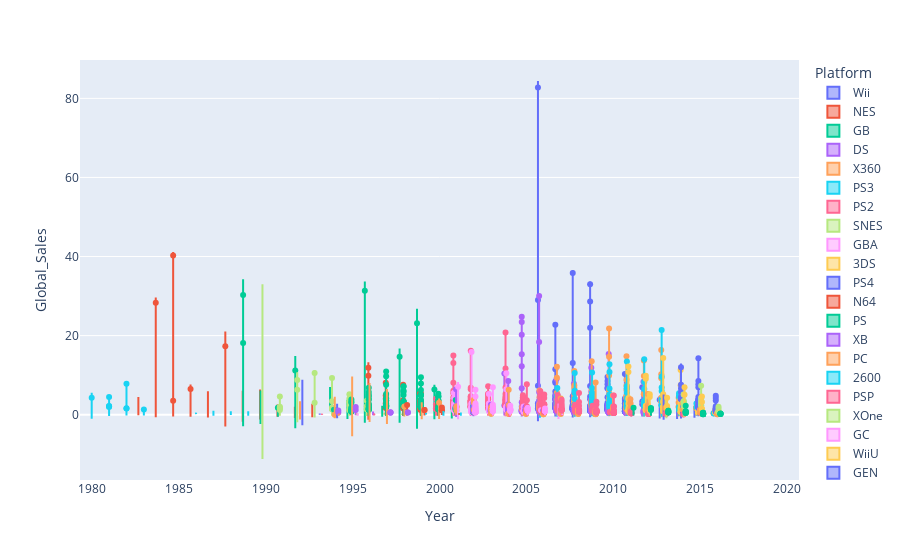

Write notebook code for a chart like this one.
### Code cell
px.violin(df, x="Year", y="Global_Sales", color="Platform" , points=)

### Figure 1 — Plotly figure (JSON) as saved in the notebook; plotly's stock layout.template omitted (floating-point values rounded to 4 significant figures; data arrays with more than 128 entries replaced by an {"elided": "..."} marker saying what was removed)
{"data": [{"alignmentgroup": "True", "box": {"visible": false}, "hovertemplate": "Platform=Wii<br>Year=%{x}<br>Global_Sales=%{y}<extra></extra>", "legendgroup": "Wii", "marker": {"color": "#636efa"}, "name": "Wii", "offsetgroup": "Wii", "orientation": "v", "scalegroup": "True", "showlegend": true, "type": "violin", "x": {"elided": "1325 int values"}, "x0": " ", "xaxis": "x", "y": {"elided": "1325 float values"}, "y0": " ", "yaxis": "y"}, {"alignmentgroup": "True", "box": {"visible": false}, "hovertemplate": "Platform=NES<br>Year=%{x}<br>Global_Sales=%{y}<extra></extra>", "legendgroup": "NES", "marker": {"color": "#EF553B"}, "name": "NES", "offsetgroup": "NES", "orientation": "v", "scalegroup": "True", "showlegend": true, "type": "violin", "x": [1985, 1984, 1988, 1988, 1986, 1988, 1990, 1987, 1989, 1984, 1984, 1988, 1985, 1983, 1990, 1986, 1987, 1986, 1986, 1987, 1986, 1988, 1987, 1983, 1990, 1986, 1984, 1987, 1983, 1988, 1986, 1985, 1984, 1986, 1991, 1993, 1989, 1986, 1988, 1984, 1984, 1988, 1985, 1986, 1990, 1984, 1987, 1990, 1991, 1986, 1985, 1984, 1988, 1987, 1986, 1984, 1986, 1986, 1990, 1988, 1990, 1986, 1986, 1983, 1992, 1983, 1984, 1989, 1983, 1986, 1985, 1985, 1985, 1991, 1993, 1986, 1991, 1987, 1985, 1989, 1987, 1984, 1987, 1992, 1988, 1984, 1986, 1993, 1985, 1991, 1985, 1993, 1991, 1990, 1991, 1994, 1992, 1989], "x0": " ", "xaxis": "x", "y": [40.24, 28.31, 17.28, 7.46, 6.51, 5.58, 4.85, 4.38, 4.17, 4.16, 4.01, 3.87, 3.5, 3.2, 3.12, 3.08, 3.02, 2.73, 2.65, 2.56, 2.52, 2.42, 2.4, 2.28, 2.23, 2.2, 2.17, 2.15, 2.14, 2.14, 1.96, 1.96, 1.85, 1.76, 1.75, 1.75, 1.67, 1.64, 1.56, 1.52, 1.52, 1.51, 1.5, 1.5, 1.48, 1.45, 1.42, 1.4, 1.39, 1.36, 1.32, 1.27, 1.25, 1.25, 1.23, 1.22, 1.2, 1.2, 1.19, 1.18, 1.17, 1.15, 1.14, 1.13, 1.12, 1.11, 1.1, 1.1, 1.1, 1.05, 1.05, 1.03, 1, 1, 0.98, 0.96, 0.93, 0.93, 0.92, 0.85, 0.84, 0.82, 0.81, 0.79, 0.76, 0.69, 0.57, 0.52, 0.51, 0.44, 0.41, 0.36, 0.32, 0.3, 0.28, 0.11, 0.07, 0.06], "y0": " ", "yaxis": "y"}, {"alignmentgroup": "True", "box": {"visible": false}, "hovertemplate": "Platform=GB<br>Year=%{x}<br>Global_Sales=%{y}<extra></extra>", "legendgroup": "GB", "marker": {"color": "#00cc96"}, "name": "GB", "offsetgroup": "GB", "orientation": "v", "scalegroup": "True", "showlegend": true, "type": "violin", "x": [1996, 1989, 1999, 1989, 1998, 1992, 2000, 1989, 1999, 1994, 1992, 1999, 1994, 1992, 1998, 1990, 1994, 1995, 1996, 1998, 1998, 2000, 1992, 2000, 2000, 1989, 1989, 1989, 1998, 2001, 2001, 1991, 2001, 1992, 1989, 1998, 2001, 1997, 1996, 1997, 1988, 2000, 1989, 1992, 2000, 1997, 1999, 1989, 2000, 1990, 1991, 1999, 1989, null, 1997, 2001, 2000, 2000, 1999, 1991, 1991, 1995, 2001, 1999, 1997, 2001, 1998, 1991, 1997, 1996, 1990, 1995, 1999, 1995, 1999, 1991, 1991, 2000, 1996, 2000, 2000, 1997, 1992, 1996, 1997, 2000, 1991, 1999, 2000, 2001, 2000, 1999, 2001, 2000, 2001, 2000, 1998, 1991], "x0": " ", "xaxis": "x", "y": [31.37, 30.26, 23.1, 18.14, 14.64, 11.18, 6.39, 5.34, 5.31, 5.19, 5.13, 5.07, 3.91, 3.83, 3.7, 3.41, 3.07, 2.36, 2.35, 2.35, 2.22, 2.2, 2.19, 2.19, 2.18, 2.12, 1.99, 1.94, 1.93, 1.92, 1.86, 1.76, 1.73, 1.68, 1.61, 1.61, 1.56, 1.48, 1.45, 1.45, 1.43, 1.33, 1.28, 1.24, 1.23, 1.22, 1.22, 1.2, 1.18, 1.15, 1.14, 1.1, 1.1, 1.03, 1, 0.89, 0.83, 0.81, 0.77, 0.76, 0.73, 0.62, 0.56, 0.54, 0.4, 0.39, 0.38, 0.38, 0.37, 0.35, 0.33, 0.32, 0.31, 0.3, 0.3, 0.28, 0.28, 0.28, 0.27, 0.27, 0.25, 0.23, 0.23, 0.23, 0.22, 0.2, 0.18, 0.17, 0.14, 0.14, 0.14, 0.12, 0.12, 0.07, 0.07, 0.07, 0.07, 0.06], "y0": " ", "yaxis": "y"}, {"alignmentgroup": "True", "box": {"visible": false}, "hovertemplate": "Platform=DS<br>Year=%{x}<br>Global_Sales=%{y}<extra></extra>", "legendgroup": "DS", "marker": {"color": "#ab63fa"}, "name": "DS", "offsetgroup": "DS", "orientation": "v", "scalegroup": "True", "showlegend": true, "type": "violin", "x": {"elided": "2163 int values"}, "x0": " ", "xaxis": "x", "y": {"elided": "2163 float values"}, "y0": " ", "yaxis": "y"}, {"alignmentgroup": "True", "box": {"visible": false}, "hovertemplate": "Platform=X360<br>Year=%{x}<br>Global_Sales=%{y}<extra></extra>", "legendgroup": "X360", "marker": {"color": "#FFA15A"}, "name": "X360", "offsetgroup": "X360", "orientation": "v", "scalegroup": "True", "showlegend": true, "type": "violin", "x": {"elided": "1265 int values"}, "x0": " ", "xaxis": "x", "y": {"elided": "1265 float values"}, "y0": " ", "yaxis": "y"}, {"alignmentgroup": "True", "box": {"visible": false}, "hovertemplate": "Platform=PS3<br>Year=%{x}<br>Global_Sales=%{y}<extra></extra>", "legendgroup": "PS3", "marker": {"color": "#19d3f3"}, "name": "PS3", "offsetgroup": "PS3", "orientation": "v", "scalegroup": "True", "showlegend": true, "type": "violin", "x": {"elided": "1329 int values"}, "x0": " ", "xaxis": "x", "y": {"elided": "1329 float values"}, "y0": " ", "yaxis": "y"}, {"alignmentgroup": "True", "box": {"visible": false}, "hovertemplate": "Platform=PS2<br>Year=%{x}<br>Global_Sales=%{y}<extra></extra>", "legendgroup": "PS2", "marker": {"color": "#FF6692"}, "name": "PS2", "offsetgroup": "PS2", "orientation": "v", "scalegroup": "True", "showlegend": true, "type": "violin", "x": {"elided": "2161 int values"}, "x0": " ", "xaxis": "x", "y": {"elided": "2161 float values"}, "y0": " ", "yaxis": "y"}, {"alignmentgroup": "True", "box": {"visible": false}, "hovertemplate": "Platform=SNES<br>Year=%{x}<br>Global_Sales=%{y}<extra></extra>", "legendgroup": "SNES", "marker": {"color": "#B6E880"}, "name": "SNES", "offsetgroup": "SNES", "orientation": "v", "scalegroup": "True", "showlegend": true, "type": "violin", "x": {"elided": "239 int values"}, "x0": " ", "xaxis": "x", "y": {"elided": "239 float values"}, "y0": " ", "yaxis": "y"}, {"alignmentgroup": "True", "box": {"visible": false}, "hovertemplate": "Platform=GBA<br>Year=%{x}<br>Global_Sales=%{y}<extra></extra>", "legendgroup": "GBA", "marker": {"color": "#FF97FF"}, "name": "GBA", "offsetgroup": "GBA", "orientation": "v", "scalegroup": "True", "showlegend": true, "type": "violin", "x": {"elided": "822 int values"}, "x0": " ", "xaxis": "x", "y": {"elided": "822 float values"}, "y0": " ", "yaxis": "y"}, {"alignmentgroup": "True", "box": {"visible": false}, "hovertemplate": "Platform=3DS<br>Year=%{x}<br>Global_Sales=%{y}<extra></extra>", "legendgroup": "3DS", "marker": {"color": "#FECB52"}, "name": "3DS", "offsetgroup": "3DS", "orientation": "v", "scalegroup": "True", "showlegend": true, "type": "violin", "x": {"elided": "509 int values"}, "x0": " ", "xaxis": "x", "y": {"elided": "509 float values"}, "y0": " ", "yaxis": "y"}, {"alignmentgroup": "True", "box": {"visible": false}, "hovertemplate": "Platform=PS4<br>Year=%{x}<br>Global_Sales=%{y}<extra></extra>", "legendgroup": "PS4", "marker": {"color": "#636efa"}, "name": "PS4", "offsetgroup": "PS4", "orientation": "v", "scalegroup": "True", "showlegend": true, "type": "violin", "x": {"elided": "336 int values"}, "x0": " ", "xaxis": "x", "y": {"elided": "336 float values"}, "y0": " ", "yaxis": "y"}, {"alignmentgroup": "True", "box": {"visible": false}, "hovertemplate": "Platform=N64<br>Year=%{x}<br>Global_Sales=%{y}<extra></extra>", "legendgroup": "N64", "marker": {"color": "#EF553B"}, "name": "N64", "offsetgroup": "N64", "orientation": "v", "scalegroup": "True", "showlegend": true, "type": "violin", "x": {"elided": "319 int values"}, "x0": " ", "xaxis": "x", "y": {"elided": "319 float values"}, "y0": " ", "yaxis": "y"}, {"alignmentgroup": "True", "box": {"visible": false}, "hovertemplate": "Platform=PS<br>Year=%{x}<br>Global_Sales=%{y}<extra></extra>", "legendgroup": "PS", "marker": {"color": "#00cc96"}, "name": "PS", "offsetgroup": "PS", "orientation": "v", "scalegroup": "True", "showlegend": true, "type": "violin", "x": {"elided": "1196 int values"}, "x0": " ", "xaxis": "x", "y": {"elided": "1196 float values"}, "y0": " ", "yaxis": "y"}, {"alignmentgroup": "True", "box": {"visible": false}, "hovertemplate": "Platform=XB<br>Year=%{x}<br>Global_Sales=%{y}<extra></extra>", "legendgroup": "XB", "marker": {"color": "#ab63fa"}, "name": "XB", "offsetgroup": "XB", "orientation": "v", "scalegroup": "True", "showlegend": true, "type": "violin", "x": {"elided": "824 int values"}, "x0": " ", "xaxis": "x", "y": {"elided": "824 float values"}, "y0": " ", "yaxis": "y"}, {"alignmentgroup": "True", "box": {"visible": false}, "hovertemplate": "Platform=PC<br>Year=%{x}<br>Global_Sales=%{y}<extra></extra>", "legendgroup": "PC", "marker": {"color": "#FFA15A"}, "name": "PC", "offsetgroup": "PC", "orientation": "v", "scalegroup": "True", "showlegend": true, "type": "violin", "x": {"elided": "960 int values"}, "x0": " ", "xaxis": "x", "y": {"elided": "960 float values"}, "y0": " ", "yaxis": "y"}, {"alignmentgroup": "True", "box": {"visible": false}, "hovertemplate": "Platform=2600<br>Year=%{x}<br>Global_Sales=%{y}<extra></extra>", "legendgroup": "2600", "marker": {"color": "#19d3f3"}, "name": "2600", "offsetgroup": "2600", "orientation": "v", "scalegroup": "True", "showlegend": true, "type": "violin", "x": {"elided": "133 int values"}, "x0": " ", "xaxis": "x", "y": {"elided": "133 float values"}, "y0": " ", "yaxis": "y"}, {"alignmentgroup": "True", "box": {"visible": false}, "hovertemplate": "Platform=PSP<br>Year=%{x}<br>Global_Sales=%{y}<extra></extra>", "legendgroup": "PSP", "marker": {"color": "#FF6692"}, "name": "PSP", "offsetgroup": "PSP", "orientation": "v", "scalegroup": "True", "showlegend": true, "type": "violin", "x": {"elided": "1213 int values"}, "x0": " ", "xaxis": "x", "y": {"elided": "1213 float values"}, "y0": " ", "yaxis": "y"}, {"alignmentgroup": "True", "box": {"visible": false}, "hovertemplate": "Platform=XOne<br>Year=%{x}<br>Global_Sales=%{y}<extra></extra>", "legendgroup": "XOne", "marker": {"color": "#B6E880"}, "name": "XOne", "offsetgroup": "XOne", "orientation": "v", "scalegroup": "True", "showlegend": true, "type": "violin", "x": {"elided": "213 int values"}, "x0": " ", "xaxis": "x", "y": {"elided": "213 float values"}, "y0": " ", "yaxis": "y"}, {"alignmentgroup": "True", "box": {"visible": false}, "hovertemplate": "Platform=GC<br>Year=%{x}<br>Global_Sales=%{y}<extra></extra>", "legendgroup": "GC", "marker": {"color": "#FF97FF"}, "name": "GC", "offsetgroup": "GC", "orientation": "v", "scalegroup": "True", "showlegend": true, "type": "violin", "x": {"elided": "556 int values"}, "x0": " ", "xaxis": "x", "y": {"elided": "556 float values"}, "y0": " ", "yaxis": "y"}, {"alignmentgroup": "True", "box": {"visible": false}, "hovertemplate": "Platform=WiiU<br>Year=%{x}<br>Global_Sales=%{y}<extra></extra>", "legendgroup": "WiiU", "marker": {"color": "#FECB52"}, "name": "WiiU", "offsetgroup": "WiiU", "orientation": "v", "scalegroup": "True", "showlegend": true, "type": "violin", "x": {"elided": "143 int values"}, "x0": " ", "xaxis": "x", "y": {"elided": "143 float values"}, "y0": " ", "yaxis": "y"}, {"alignmentgroup": "True", "box": {"visible": false}, "hovertemplate": "Platform=GEN<br>Year=%{x}<br>Global_Sales=%{y}<extra></extra>", "legendgroup": "GEN", "marker": {"color": "#636efa"}, "name": "GEN", "offsetgroup": "GEN", "orientation": "v", "scalegroup": "True", "showlegend": true, "type": "violin", "x": [1992, 1991, 1992, 1990, 1992, 1994, 1994, 1992, 1994, 1994, 1994, 1994, 1993, 1993, 1994, 1992, 1992, 1994, 1994, 1993, 1993, 1993, 1993, 1993, 1994, 1994, 1994], "x0": " ", "xaxis": "x", "y": [6.03, 4.34, 2.67, 2.6, 2.05, 1.82, 1.76, 1.66, 1.41, 1.34, 1.11, 0.26, 0.19, 0.15, 0.14, 0.13, 0.12, 0.08, 0.08, 0.07, 0.07, 0.07, 0.05, 0.05, 0.04, 0.04, 0.03], "y0": " ", "yaxis": "y"}, {"alignmentgroup": "True", "box": {"visible": false}, "hovertemplate": "Platform=DC<br>Year=%{x}<br>Global_Sales=%{y}<extra></extra>", "legendgroup": "DC", "marker": {"color": "#EF553B"}, "name": "DC", "offsetgroup": "DC", "orientation": "v", "scalegroup": "True", "showlegend": true, "type": "violin", "x": [1998, 2000, 1999, 1999, 2000, 2000, 1999, 1999, 1998, 1999, 1999, 2001, 1999, 2002, 1998, 1999, 2000, 2000, 2000, 2001, 2000, 1999, 2001, 1998, 2000, 2000, 2000, 2001, 2001, 2000, 1999, 1999, 1999, 2000, 2000, 1999, 2000, 1998, 2000, 2000, 2001, 1998, 2000, 1998, 2000, 2000, 1999, 2001, 2001, 2008, 2000, 2007], "x0": " ", "xaxis": "x", "y": [2.42, 1.81, 1.2, 1.18, 1.14, 1.09, 0.52, 0.41, 0.37, 0.36, 0.34, 0.33, 0.32, 0.29, 0.26, 0.23, 0.22, 0.2, 0.2, 0.19, 0.18, 0.17, 0.15, 0.14, 0.14, 0.14, 0.13, 0.12, 0.12, 0.11, 0.1, 0.1, 0.1, 0.1, 0.09, 0.09, 0.08, 0.08, 0.08, 0.07, 0.07, 0.06, 0.06, 0.06, 0.06, 0.05, 0.05, 0.05, 0.04, 0.04, 0.04, 0.02], "y0": " ", "yaxis": "y"}, {"alignmentgroup": "True", "box": {"visible": false}, "hovertemplate": "Platform=PSV<br>Year=%{x}<br>Global_Sales=%{y}<extra></extra>", "legendgroup": "PSV", "marker": {"color": "#00cc96"}, "name": "PSV", "offsetgroup": "PSV", "orientation": "v", "scalegroup": "True", "showlegend": true, "type": "violin", "x": {"elided": "413 int values"}, "x0": " ", "xaxis": "x", "y": {"elided": "413 float values"}, "y0": " ", "yaxis": "y"}, {"alignmentgroup": "True", "box": {"visible": false}, "hovertemplate": "Platform=SAT<br>Year=%{x}<br>Global_Sales=%{y}<extra></extra>", "legendgroup": "SAT", "marker": {"color": "#ab63fa"}, "name": "SAT", "offsetgroup": "SAT", "orientation": "v", "scalegroup": "True", "showlegend": true, "type": "violin", "x": {"elided": "173 int values"}, "x0": " ", "xaxis": "x", "y": {"elided": "173 float values"}, "y0": " ", "yaxis": "y"}, {"alignmentgroup": "True", "box": {"visible": false}, "hovertemplate": "Platform=SCD<br>Year=%{x}<br>Global_Sales=%{y}<extra></extra>", "legendgroup": "SCD", "marker": {"color": "#FFA15A"}, "name": "SCD", "offsetgroup": "SCD", "orientation": "v", "scalegroup": "True", "showlegend": true, "type": "violin", "x": [1993, 1994, 1994, 1994, 1994, 1994], "x0": " ", "xaxis": "x", "y": [1.5, 0.14, 0.07, 0.06, 0.05, 0.05], "y0": " ", "yaxis": "y"}, {"alignmentgroup": "True", "box": {"visible": false}, "hovertemplate": "Platform=WS<br>Year=%{x}<br>Global_Sales=%{y}<extra></extra>", "legendgroup": "WS", "marker": {"color": "#19d3f3"}, "name": "WS", "offsetgroup": "WS", "orientation": "v", "scalegroup": "True", "showlegend": true, "type": "violin", "x": [2000, 1999, 2001, 1999, 2000, 2001], "x0": " ", "xaxis": "x", "y": [0.51, 0.28, 0.25, 0.18, 0.17, 0.03], "y0": " ", "yaxis": "y"}, {"alignmentgroup": "True", "box": {"visible": false}, "hovertemplate": "Platform=NG<br>Year=%{x}<br>Global_Sales=%{y}<extra></extra>", "legendgroup": "NG", "marker": {"color": "#FF6692"}, "name": "NG", "offsetgroup": "NG", "orientation": "v", "scalegroup": "True", "showlegend": true, "type": "violin", "x": [1994, 1994, 1995, 1994, 1993, 1994, 1995, 1993, 1996, 1996, 1995, 1995], "x0": " ", "xaxis": "x", "y": [0.25, 0.23, 0.2, 0.2, 0.14, 0.12, 0.08, 0.07, 0.06, 0.04, 0.03, 0.02], "y0": " ", "yaxis": "y"}, {"alignmentgroup": "True", "box": {"visible": false}, "hovertemplate": "Platform=TG16<br>Year=%{x}<br>Global_Sales=%{y}<extra></extra>", "legendgroup": "TG16", "marker": {"color": "#B6E880"}, "name": "TG16", "offsetgroup": "TG16", "orientation": "v", "scalegroup": "True", "showlegend": true, "type": "violin", "x": [1995, 1995], "x0": " ", "xaxis": "x", "y": [0.14, 0.02], "y0": " ", "yaxis": "y"}, {"alignmentgroup": "True", "box": {"visible": false}, "hovertemplate": "Platform=3DO<br>Year=%{x}<br>Global_Sales=%{y}<extra></extra>", "legendgroup": "3DO", "marker": {"color": "#FF97FF"}, "name": "3DO", "offsetgroup": "3DO", "orientation": "v", "scalegroup": "True", "showlegend": true, "type": "violin", "x": [1995, 1994, 1995], "x0": " ", "xaxis": "x", "y": [0.06, 0.02, 0.02], "y0": " ", "yaxis": "y"}, {"alignmentgroup": "True", "box": {"visible": false}, "hovertemplate": "Platform=GG<br>Year=%{x}<br>Global_Sales=%{y}<extra></extra>", "legendgroup": "GG", "marker": {"color": "#FECB52"}, "name": "GG", "offsetgroup": "GG", "orientation": "v", "scalegroup": "True", "showlegend": true, "type": "violin", "x": [1992], "x0": " ", "xaxis": "x", "y": [0.04], "y0": " ", "yaxis": "y"}, {"alignmentgroup": "True", "box": {"visible": false}, "hovertemplate": "Platform=PCFX<br>Year=%{x}<br>Global_Sales=%{y}<extra></extra>", "legendgroup": "PCFX", "marker": {"color": "#636efa"}, "name": "PCFX", "offsetgroup": "PCFX", "orientation": "v", "scalegroup": "True", "showlegend": true, "type": "violin", "x": [1996], "x0": " ", "xaxis": "x", "y": [0.03], "y0": " ", "yaxis": "y"}], "layout": {"legend": {"title": {"text": "Platform"}, "tracegroupgap": 0}, "margin": {"t": 60}, "violinmode": "group", "xaxis": {"anchor": "y", "domain": [0, 1], "title": {"text": "Year"}}, "yaxis": {"anchor": "x", "domain": [0, 1], "title": {"text": "Global_Sales"}}}}
